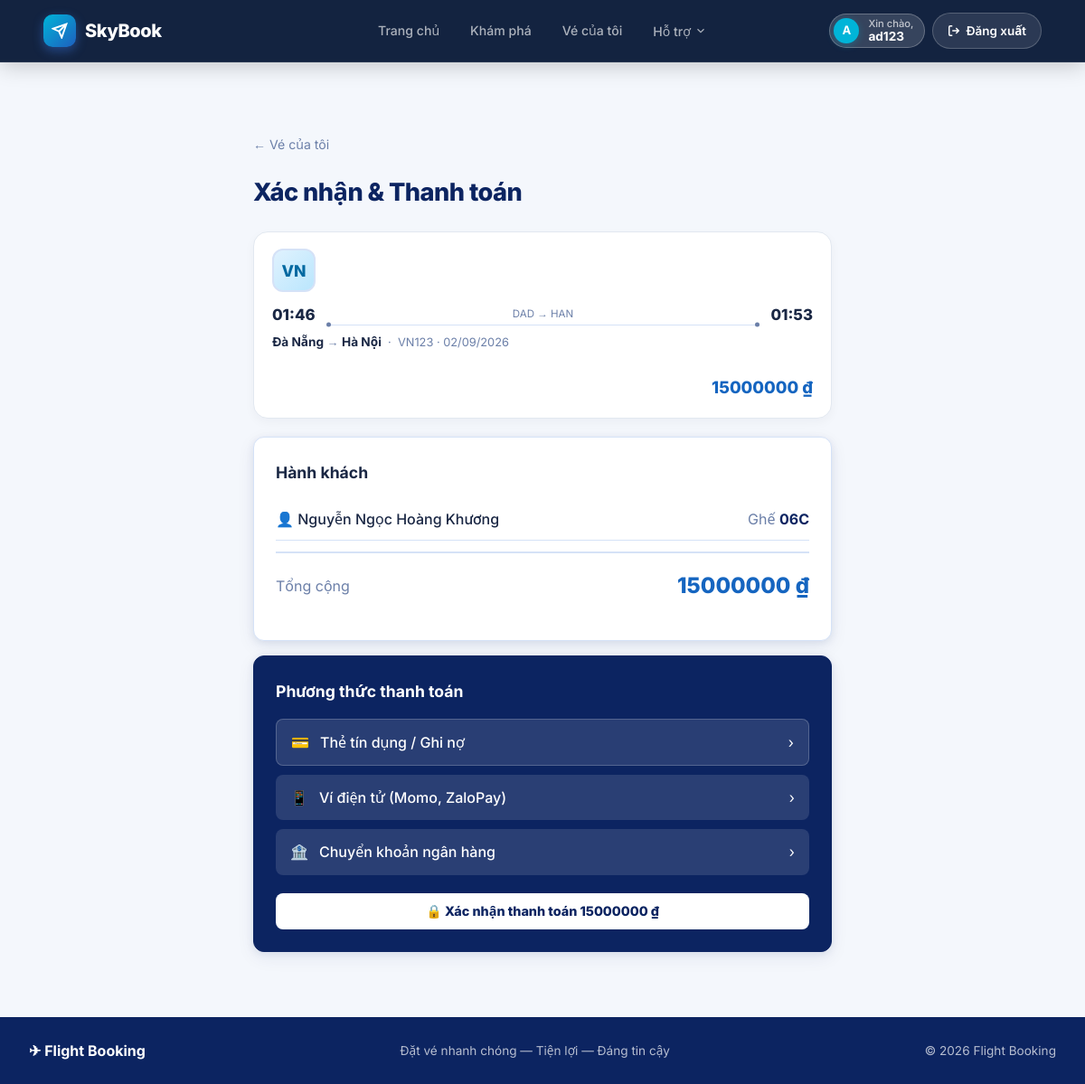
The page /payments/19/ (signed in) on the database its author committed.
### bookings/models.py (models this page shows, shortened)
class Booking(models.Model):
    STATUS_CHOICES = [
        ("pending", "Pending"),
        ("paid", "Paid"),
        ("cancelled", "Cancelled"),
    ]
    user = models.ForeignKey(User, on_delete=models.CASCADE, related_name="bookings", db_index=True, verbose_name="User")
    flight = models.ForeignKey(Flight, on_delete=models.SET_NULL, null=True, blank=True, related_name="outbound_bookings", verbose_name="Outbound Flight")
    return_flight = models.ForeignKey(Flight, on_delete=models.SET_NULL, null=True, blank=True, related_name="return_bookings", verbose_name="Return Flight")
    booking_code = models.CharField(max_length=20, unique=True, verbose_name="Booking Code")
    booking_date = models.DateTimeField(auto_now_add=True, verbose_name="Booking Date")
    total_price = models.DecimalField(max_digits=12, decimal_places=2, verbose_name="Total Price")
    status = models.CharField(max_length=20, choices=STATUS_CHOICES, default="pending", verbose_name="Status")
    class Meta:
        verbose_name = "Booking"
        verbose_name_plural = "Bookings"

class Ticket(models.Model):
    SEAT_CLASS_CHOICES = [
        ("economy", "Economy"),
        ("business", "Business"),
        ("first", "First Class"),
    ]
    booking = models.ForeignKey(Booking, on_delete=models.CASCADE, related_name="tickets", verbose_name="Booking")
    passenger = models.ForeignKey(Passenger, on_delete=models.CASCADE, verbose_name="Passenger")
    flight = models.ForeignKey(Flight, on_delete=models.CASCADE, verbose_name="Flight")
    seat_number = models.CharField(max_length=10, verbose_name="Seat Number")
    seat_class = models.CharField(max_length=20, choices=SEAT_CLASS_CHOICES, default="economy", verbose_name="Seat Class")
    price = models.DecimalField(max_digits=12, decimal_places=2, verbose_name="Price")
    class Meta:
        verbose_name = "Ticket"
        verbose_name_plural = "Tickets"
        unique_together = [('flight', 'seat_number')]

class Passenger(models.Model):
    PASSENGER_TYPE_CHOICES = [
        ("adult", "Adult"),
        ("child", "Child"),
        ("infant", "Infant"),
    ]
    booking = models.ForeignKey(Booking, on_delete=models.CASCADE, related_name="passengers", verbose_name="Booking")
    full_name = models.CharField(max_length=150, verbose_name="Full Name")
    date_of_birth = models.DateField(null=True, blank=True, verbose_name="Date of Birth")
    passport_number = models.CharField(max_length=50, blank=True, verbose_name="Passport Number")
    passenger_type = models.CharField(max_length=10, choices=PASSENGER_TYPE_CHOICES, default="adult", verbose_name="Passenger Type")
    class Meta:
        verbose_name = "Passenger"
        verbose_name_plural = "Passengers"

### flights/models.py (models this page shows, shortened)
class Flight(models.Model):
    STATUS_CHOICES = [
        ("scheduled", "Scheduled"),
        ("boarding", "Boarding"),
        ("departed", "Departed"),
        ("completed", "Completed"),
        ("cancelled", "Cancelled"),
    ]
    flight_number = models.CharField(max_length=20, verbose_name="Flight Number")
    airline = models.ForeignKey(Airline, on_delete=models.CASCADE, related_name="flights", verbose_name="Airline")
    aircraft = models.ForeignKey(Aircraft, on_delete=models.CASCADE, related_name="flights", verbose_name="Aircraft")
    departure_airport = models.ForeignKey(Airport, on_delete=models.CASCADE, related_name="departures", verbose_name="Departure Airport")
    arrival_airport = models.ForeignKey(Airport, on_delete=models.CASCADE, related_name="arrivals", verbose_name="Arrival Airport")
    departure_time = models.DateTimeField(db_index=True, verbose_name="Departure Time")
    arrival_time = models.DateTimeField(verbose_name="Arrival Time")
    price = models.DecimalField(max_digits=12, decimal_places=2, verbose_name="Base Price")
    status = models.CharField(max_length=20, choices=STATUS_CHOICES, default="scheduled", db_index=True, verbose_name="Status")
    class Meta:
        verbose_name = "Flight"
        verbose_name_plural = "Flights"

class Airline(models.Model):
    name = models.CharField(max_length=100, verbose_name="Airline Name")
    code = models.CharField(max_length=10, unique=True, verbose_name="Airline Code")
    logo = models.URLField(blank=True, verbose_name="Logo URL")
    class Meta:
        verbose_name = "Airline"
        verbose_name_plural = "Airlines"

class Airport(models.Model):
    name = models.CharField(max_length=150, verbose_name="Airport Name")
    code = models.CharField(max_length=10, unique=True, verbose_name="Airport Code")
    city = models.CharField(max_length=100, verbose_name="City")
    class Meta:
        verbose_name = "Airport"
        verbose_name_plural = "Airports"

### payments/views.py (the view, shortened to what this page needs)
@login_required
def payment(request, booking_id):
    booking = get_object_or_404(Booking, id=booking_id, user=request.user)
    return render(request, "payments/payment.html", {"booking": booking})

### templates/payments/payment.html (shortened to what this page needs)
{% extends "base.html" %}
{% block content %}
<div style="max-width:640px;margin:0 auto;">
  <a href="{% url 'my_bookings' %}" class="back-link">← Vé của tôi</a>
  <h1>Xác nhận & Thanh toán</h1>
  {% if booking.flight %}
  <div class="flight-result" style="margin:20px 0;">
    <div class="fr-logo">{{ booking.flight.airline.code|default:booking.flight.airline.name|slice:":2"|upper }}</div>
    <div class="fr-info">
      <div class="fr-times">
        <span class="fr-time">{{ booking.flight.departure_time|date:"H:i" }}</span>
        <div class="fr-duration-line">
          <span>{{ booking.flight.departure_airport.code }} → {{ booking.flight.arrival_airport.code }}</span>
          <div class="fr-line"></div>
        </div>
        <span class="fr-time">{{ booking.flight.arrival_time|date:"H:i" }}</span>
      </div>
      <div class="fr-route">
        <strong>{{ booking.flight.departure_airport.city }}</strong> → <strong>{{ booking.flight.arrival_airport.city }}</strong>
        &nbsp;·&nbsp; {{ booking.flight.flight_number }} · {{ booking.flight.departure_time|date:"d/m/Y" }}
      </div>
    </div>
    <div class="fr-price-block">
      <div style="font-size:1.15rem;font-weight:800;color:var(--blue);">{{ booking.total_price|floatformat:0 }} ₫</div>
    </div>
  </div>
  {% endif %}
  {% if booking.tickets.all %}
  <div class="card" style="margin-bottom:16px;">
    <h2 style="margin-bottom:14px;">Hành khách</h2>
    {% for t in booking.tickets.all %}
    <div style="display:flex;justify-content:space-between;align-items:center;padding:10px 0;border-bottom:1px solid var(--border);">
      <span style="font-weight:500;">👤 {{ t.passenger.full_name }}</span>
      <span style="color:var(--muted);">Ghế <strong style="color:var(--navy);">{{ t.seat_number }}</strong></span>
    </div>
    {% endfor %}
    <div class="payment-total">
      <span class="payment-total-label">Tổng cộng</span>
      <span class="payment-total-amount">{{ booking.total_price|floatformat:0 }} ₫</span>
    </div>
  </div>
  {% endif %}
  <div class="card" style="background:var(--navy);border-color:var(--navy);">
    <h2 style="color:#fff;margin-bottom:16px;">Phương thức thanh toán</h2>
    <div style="display:flex;flex-direction:column;gap:10px;margin-bottom:20px;">
      <div style="background:rgba(255,255,255,.12);border-radius:var(--radius-sm);padding:12px 16px;display:flex;align-items:center;gap:12px;color:#fff;cursor:pointer;border:1px solid rgba(255,255,255,.2);">
        <span>💳</span><span style="font-weight:500;">Thẻ tín dụng / Ghi nợ</span><span style="margin-left:auto;">›</span>
      </div>
      <div style="background:rgba(255,255,255,.12);border-radius:var(--radius-sm);padding:12px 16px;display:flex;align-items:center;gap:12px;color:#fff;cursor:pointer;">
        <span>📱</span><span style="font-weight:500;">Ví điện tử (Momo, ZaloPay)</span><span style="margin-left:auto;">›</span>
      </div>
      <div style="background:rgba(255,255,255,.12);border-radius:var(--radius-sm);padding:12px 16px;display:flex;align-items:center;gap:12px;color:#fff;cursor:pointer;">
        <span>🏦</span><span style="font-weight:500;">Chuyển khoản ngân hàng</span><span style="margin-left:auto;">›</span>
      </div>
    </div>
    <form method="POST" style="background:none;border:none;box-shadow:none;padding:0;gap:0;max-width:100%;">
      <button type="submit" class="btn btn-full btn-lg" style="background:#fff;color:var(--navy);font-weight:800;">
        🔒 Xác nhận thanh toán {{ booking.total_price|floatformat:0 }} ₫
      </button>
    </form>
  </div>
</div>
{% endblock %}

### templates/partials/navbar.html (shortened to what this page needs)
{% load static %}
<header class="navbar-glass" id="main-nav">
  <div class="navbar-inner">
    <a href="{% url 'home' %}" class="navbar-brand">
      <div class="brand-icon" style="background: linear-gradient(135deg, #00B4D8, #1E5FBE);">
        <svg width="18" height="18" viewBox="0 0 24 24" fill="none" stroke="currentColor" stroke-width="2.5">
          <path d="M22 2L11 13M22 2l-7 20-4-9-9-4 20-7z"/>
        </svg>
      </div>
      <span style="font-weight: 800;">SkyBook</span>
    </a>
    <nav class="nav-links">
      <a href="{% url 'home' %}" class="nav-link {% if request.resolver_match.url_name == 'home' %}nav-link--active{% endif %}">Trang chủ</a>
      <a href="{% url 'recommendations' %}" class="nav-link {% if request.resolver_match.url_name == 'recommendations' %}nav-link--active{% endif %}">Khám phá</a>
      {% if user.is_authenticated %}
        <a href="{% url 'my_bookings' %}" class="nav-link {% if request.resolver_match.url_name == 'my_bookings' %}nav-link--active{% endif %}">Vé của tôi</a>
      {% endif %}
      <div class="nav-dropdown" style="position: relative; display: inline-block;">
        <button class="nav-link dropdown-toggle" style="background: transparent; border: none; cursor: pointer; outline: none; font-family: inherit; display: flex; align-items: center; gap: 4px;">
          Hỗ trợ
          <svg width="14" height="14" viewBox="0 0 24 24" fill="none" stroke="currentColor" stroke-width="2"><polyline points="6 9 12 15 18 9"></polyline></svg>
        </button>
      </div>
    </nav>
    <div class="nav-actions">
      {% if user.is_authenticated %}
        <div class="nav-user-pill" style="background: rgba(255,255,255,0.15); border: 1px solid rgba(255,255,255,0.25); border-radius: 99px; padding: 4px 16px 4px 6px; display: flex; align-items: center; gap: 10px;">
          <div class="nav-avatar" style="background: #00B4D8; width: 32px; height: 32px; border-radius: 50%; display: flex; align-items: center; justify-content: center; font-weight: bold; color: white; box-shadow: 0 2px 8px rgba(0,180,216,0.3);">{{ user.username|slice:":1"|upper }}</div>
          <div class="nav-user-info" style="display: flex; flex-direction: column; line-height: 1.1;">
            <span class="nav-user-greeting" style="font-size: 0.7rem; color: rgba(255,255,255,0.7);">Xin chào,</span>
            <span class="nav-username" style="font-size: 0.85rem; font-weight: 700; color: white;">{{ user.username }}</span>
          </div>
        </div>
        <a href="{% url 'logout' %}" class="btn-nav-logout" title="Đăng xuất" style="background: rgba(255,255,255,0.1); color: #fff; border: 1px solid rgba(255,255,255,0.2); padding: 8px 16px; border-radius: 99px; display: flex; align-items: center; gap: 6px; font-weight: 600; text-decoration: none; transition: 0.2s;">
          <svg width="14" height="14" viewBox="0 0 24 24" fill="none" stroke="currentColor" stroke-width="2.5">
            <path d="M9 21H5a2 2 0 0 1-2-2V5a2 2 0 0 1 2-2h4M16 17l5-5-5-5M21 12H9"/>
          </svg>
          Đăng xuất
        </a>
      {% endif %}
    </div>
  </div>
</header>

### templates/partials/navbar.html (style rules this page uses)
header.navbar-glass { position: fixed !important; top: 0; left: 0; right: 0; width: 100%; z-index: 1000; transition: all 0.3s ease; background: rgba(15, 31, 61, 0.98) !important; backdrop-filter: blur(16px) !important; -webkit-backdrop-filter: blur(16px) !important; border-bottom: 1px solid rgba(255, 255, 255, 0.1) !important; box-shadow: 0 4px 24px rgba(0, 0, 0, 0.2) !important; }

### rows shown on the page
Booking: flight.airline.code "VN", flight.departure_time "01:46", flight.departure_airport.code "DAD", flight.arrival_airport.code "HAN", flight.arrival_time "01:53", flight.departure_airport.city "Đà Nẵng", flight.arrival_airport.city "Hà Nội", flight.flight_number "VN123", flight.departure_time "02/09/2026", total_price "15000000"
Ticket: passenger.full_name "Nguyễn Ngọc Hoàng Khương", seat_number "06C"

### other values the page prints
{{ user.username|slice:":1"|upper }} "A"
{{ user.username }} "ad123"
